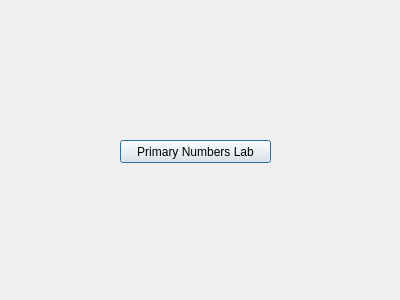
<?xml version="1.0" encoding="UTF-8"?>
<ui version="4.0">
 <class>InitialDialog</class>
 <widget class="QDialog" name="InitialDialog">
  <property name="geometry">
   <rect>
    <x>0</x>
    <y>0</y>
    <width>400</width>
    <height>300</height>
   </rect>
  </property>
  <property name="windowTitle">
   <string>Lab View</string>
  </property>
  <widget class="QPushButton" name="PrimelabButton">
   <property name="geometry">
    <rect>
     <x>120</x>
     <y>140</y>
     <width>151</width>
     <height>23</height>
    </rect>
   </property>
   <property name="text">
    <string>Primary Numbers Lab</string>
   </property>
  </widget>
 </widget>
 <layoutdefault spacing="6" margin="11"/>
 <resources/>
 <connections/>
</ui>
